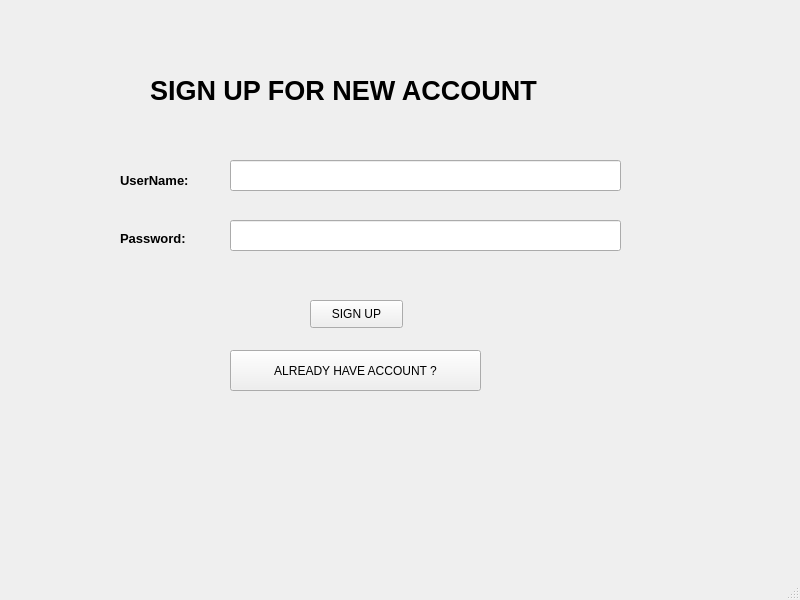
<?xml version="1.0" encoding="UTF-8"?>
<ui version="4.0">
 <class>MainWindow</class>
 <widget class="QMainWindow" name="MainWindow">
  <property name="geometry">
   <rect>
    <x>0</x>
    <y>0</y>
    <width>800</width>
    <height>600</height>
   </rect>
  </property>
  <property name="windowTitle">
   <string>MainWindow</string>
  </property>
  <widget class="QWidget" name="centralwidget">
   <widget class="QLabel" name="label">
    <property name="geometry">
     <rect>
      <x>150</x>
      <y>30</y>
      <width>611</width>
      <height>121</height>
     </rect>
    </property>
    <property name="font">
     <font>
      <pointsize>20</pointsize>
      <weight>75</weight>
      <bold>true</bold>
     </font>
    </property>
    <property name="text">
     <string>SIGN UP FOR NEW ACCOUNT</string>
    </property>
   </widget>
   <widget class="QLabel" name="label_2">
    <property name="geometry">
     <rect>
      <x>120</x>
      <y>170</y>
      <width>101</width>
      <height>21</height>
     </rect>
    </property>
    <property name="font">
     <font>
      <pointsize>10</pointsize>
      <weight>75</weight>
      <bold>true</bold>
     </font>
    </property>
    <property name="text">
     <string>UserName:</string>
    </property>
   </widget>
   <widget class="QLabel" name="label_3">
    <property name="geometry">
     <rect>
      <x>120</x>
      <y>230</y>
      <width>91</width>
      <height>16</height>
     </rect>
    </property>
    <property name="font">
     <font>
      <pointsize>10</pointsize>
      <weight>75</weight>
      <bold>true</bold>
     </font>
    </property>
    <property name="text">
     <string>Password:</string>
    </property>
   </widget>
   <widget class="QLineEdit" name="newUserName">
    <property name="geometry">
     <rect>
      <x>230</x>
      <y>160</y>
      <width>391</width>
      <height>31</height>
     </rect>
    </property>
   </widget>
   <widget class="QLineEdit" name="newUserPassword">
    <property name="geometry">
     <rect>
      <x>230</x>
      <y>220</y>
      <width>391</width>
      <height>31</height>
     </rect>
    </property>
    <property name="echoMode">
     <enum>QLineEdit::Password</enum>
    </property>
   </widget>
   <widget class="QPushButton" name="signUpButton">
    <property name="geometry">
     <rect>
      <x>310</x>
      <y>300</y>
      <width>93</width>
      <height>28</height>
     </rect>
    </property>
    <property name="text">
     <string>SIGN UP</string>
    </property>
   </widget>
   <widget class="QPushButton" name="loginButton">
    <property name="geometry">
     <rect>
      <x>230</x>
      <y>350</y>
      <width>251</width>
      <height>41</height>
     </rect>
    </property>
    <property name="font">
     <font>
      <pointsize>9</pointsize>
     </font>
    </property>
    <property name="text">
     <string>ALREADY HAVE ACCOUNT ?</string>
    </property>
   </widget>
  </widget>
  <widget class="QMenuBar" name="menubar">
   <property name="geometry">
    <rect>
     <x>0</x>
     <y>0</y>
     <width>800</width>
     <height>26</height>
    </rect>
   </property>
  </widget>
  <widget class="QStatusBar" name="statusbar"/>
 </widget>
 <resources/>
 <connections/>
</ui>
